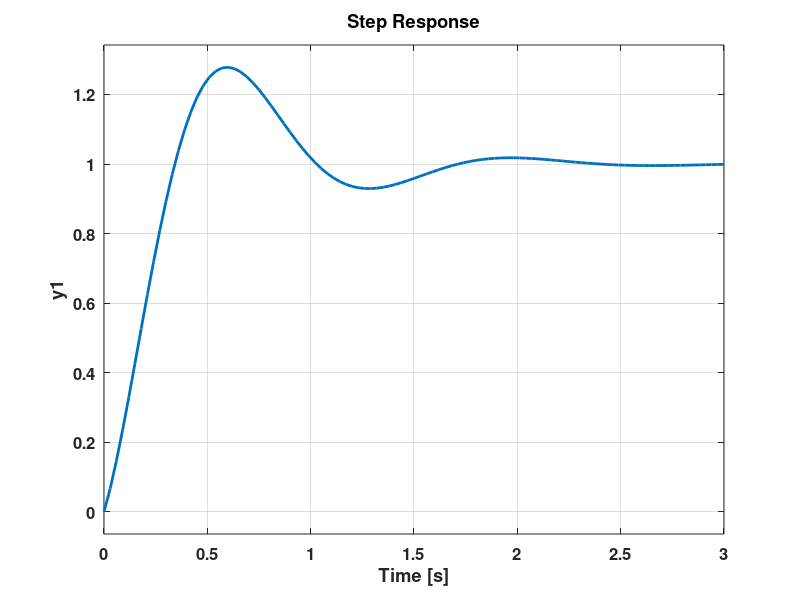
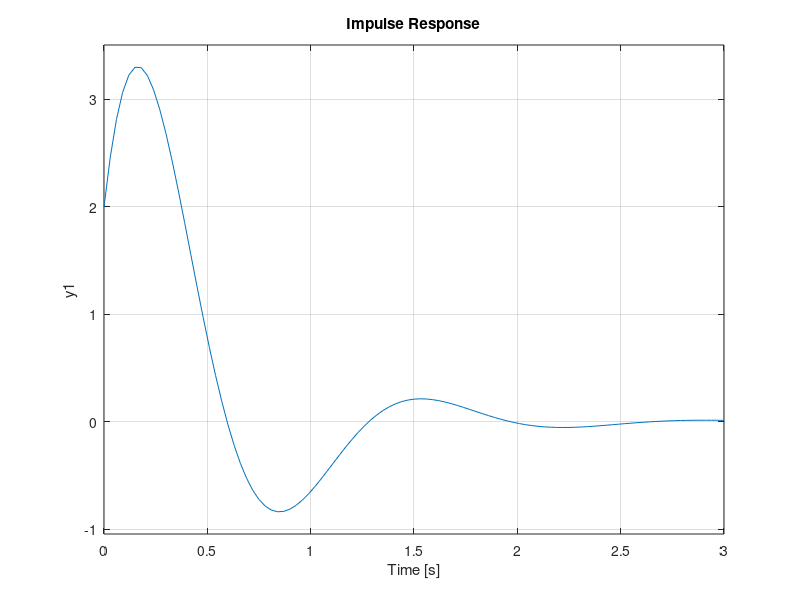
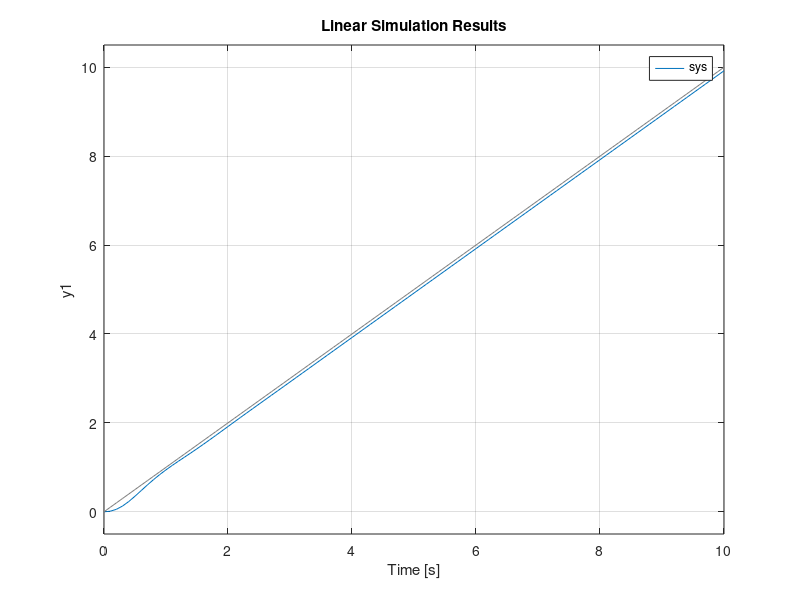
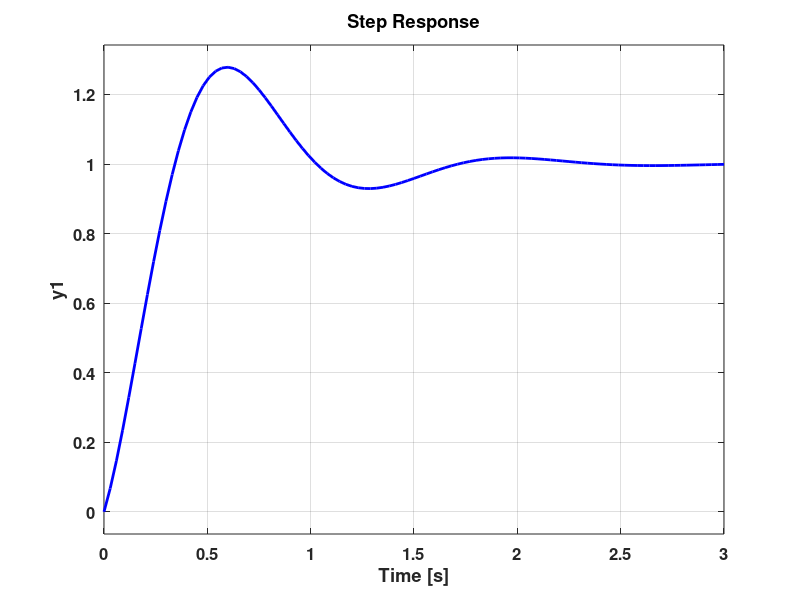

Write the MATLAB code that produced these figures, in order. (Note: this script raises an error after producing the figures.)

% Lecture:  Introduction
clear all; clc; close all;

%%  2nd order systems transient response Example 1

num = [0 2 25];
den = [1 4 25];

sys = tf(num,den)

figure
step(sys)
grid on;
set(findall(gcf,'type','line'),'linewidth',2);
set(findall(gca,'type','axes'),'FontSize',12, 'FontWeight', 'bold');


figure
impulse(sys)
grid on;


t = 0:0.1:10;  
r_t = t;
figure
lsim(sys,r_t,t)
grid on;


%% Ex 1 alternative representation

s = tf('s');
sys = (2*s+25)/(s^2+4*s+25);

figure;
step(sys, 'b-')
set(findall(gcf,'type','line'),'linewidth',2);
set(findall(gca,'type','axes'),'FontSize',12, 'FontWeight', 'bold'); 

figure
pzmap(sys)
grid on;

[z,p,k] = zpkdata(sys, 'V')
[wn,zeta,p] = damp(sys) 
 
 
%% Ex 2

num = [0.1 0.35];
den = [1 3 2];
 
impulse(num,den)
 
grid
title('Response of Spring-Mass-Damper System to Initial Condition')

%% Example dominant poles

s = tf('s');
 
TF1 = 24.542/((s^2+4*s+24.542))   
[z,p,k] = zpkdata(TF1, 'V')

TF2 = 245.42/((s+10)*(s^2+4*s+24.542))
[z,p,k] = zpkdata(TF2, 'V')

TF3 = 73.626/((s+3)*(s^2+4*s+24.542))
[z,p,k] = zpkdata(TF3, 'V')

step(TF1, TF2, TF3)
legend('TF1','TF2','TF3')
grid on;
set(findall(gcf,'type','line'),'linewidth',2);
set(findall(gca,'type','axes'),'FontSize',12, 'FontWeight', 'bold'); 

figure
pzmap(TF1,'b', TF2,'g', TF3,'r')
sgrid
legend('TF1','TF2','TF3')
set(findall(gcf,'type','line'),'linewidth',2);
set(findall(gca,'type','axes'),'FontSize',12, 'FontWeight', 'bold'); 

%% Example - pole-zero cancellation
% C1 ----------------------------
b = [1 4];
a= conv ([1 5], [1 6])
a= conv([1 3.5], a)
[r, p, k] = residue(b,a)

s = tf('s');
C = r(1)/(s-p(1)) + r(2)/(s-p(2)) + r(3)/(s-p(3)) 

figure
stepplot(26.5*C, 3);
hold on;
grid on;

b = [1];
a= conv ([1 5], [1 6])
[r, p, k] = residue(b,a)
Crm = r(1)/(s-p(1)) + r(2)/(s-p(2)) 

stepplot(26.5*Crm, 3);

% C2 -----------------------------------
b = [1 4];
a= conv ([1 5], [1 6])
a= conv([1 4.01], a)
[r, p, k] = residue(b,a)

s = tf('s');
C = r(1)/(s-p(1)) + r(2)/(s-p(2)) + r(3)/(s-p(3)) 

figure
stepplot(26.5*C, 3);
hold on;
grid on;

b = [1];
a= conv ([1 5], [1 6])
[r, p, k] = residue(b,a)
Crm = r(1)/(s-p(1)) + r(2)/(s-p(2)) 

stepplot(26.5*Crm, 3);



%% Example - SS-error 1

s = tf('s');
K = 672;
G = (s+5)/(s*(s+6)*(s+7)*(s+8));

CLTF= feedback(K*G,1);
figure;
step(CLTF)
set(findall(gcf,'type','line'),'linewidth',2);
grid on; 

figure
pzmap(CLTF)
grid on;


[z,p,k] = zpkdata(CLTF, 'V')
[wn,zeta,p] = damp(CLTF) 

%ramp input
t = 0:0.1:10;  
r_t = t;
figure
lsim(CLTF,r_t,t)
grid on;

figure
rlocus(G); %check stability
set(findall(gcf,'type','line'),'linewidth',2);
set(findall(gca,'type','axes'),'FontSize',12, 'FontWeight', 'bold');
grid on;
% ax = gca;
% ax.XAxis.FontWeight='bold';
% ax.YAxis.FontWeight='bold';
% ax.XAxis.FontSize = 12;
% ax.YAxis.FontSize = 12;

%% Example - SS-error 2


s = tf('s');
sys = (10*s+4)/(s^2+4*s+4);

figure;
step(sys, 'b-')
set(findall(gcf,'type','line'),'linewidth',2);
set(findall(gca,'type','axes'),'FontSize',12, 'FontWeight', 'bold');
grid on; 

figure
pzmap(sys)
grid on;

[z,p,k] = zpkdata(sys, 'V')
[wn,zeta,p] = damp(sys) 

%ramp input
t = 0:0.1:10;  
r_t = (t);
figure
lsim(sys,r_t,t)
set(findall(gcf,'type','line'),'linewidth',2);
set(findall(gca,'type','axes'),'FontSize',12, 'FontWeight', 'bold');
grid on;

%% Example - Root Locus

s = tf('s');
 
    
Gp = (s+3)/(s*(s+1)*(s^2 + 4*s + 16));

rlocus(Gp);
v = [-6 6 -6 6];
axis(v);
grid on;
title ('Root-Locus Plot of G(s) = K(s + 3)/[s(s + 1)(s^2 + 4s + 16)]');

Gp =  10*Gp;
CLTF= feedback(Gp,1);
figure
step(CLTF, 'r-o'); %% when K = 1







